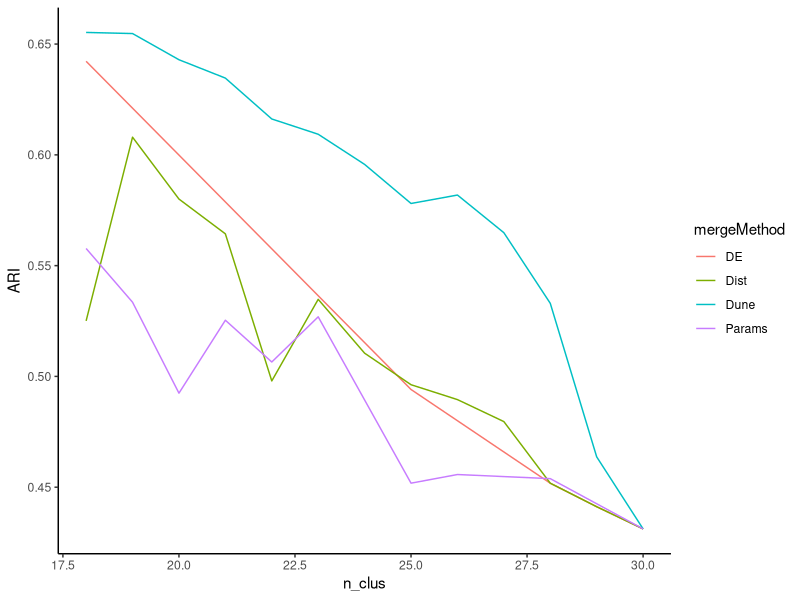
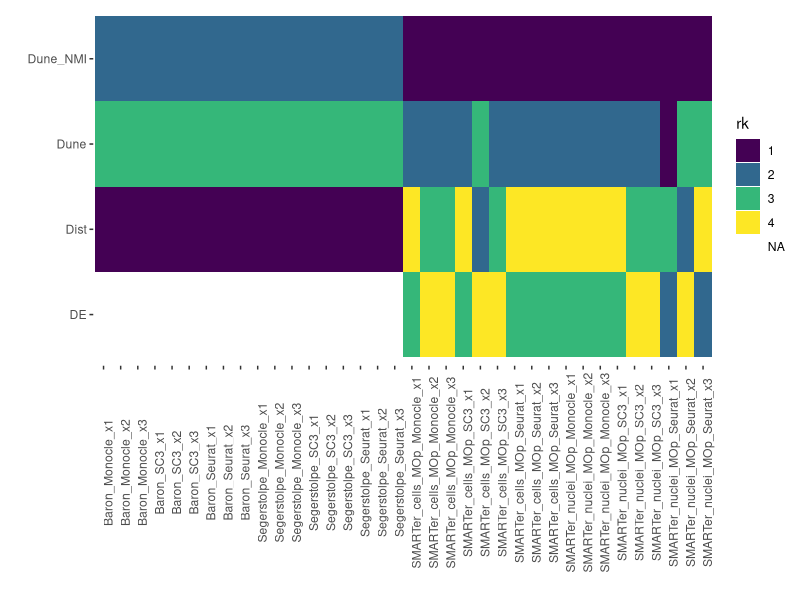
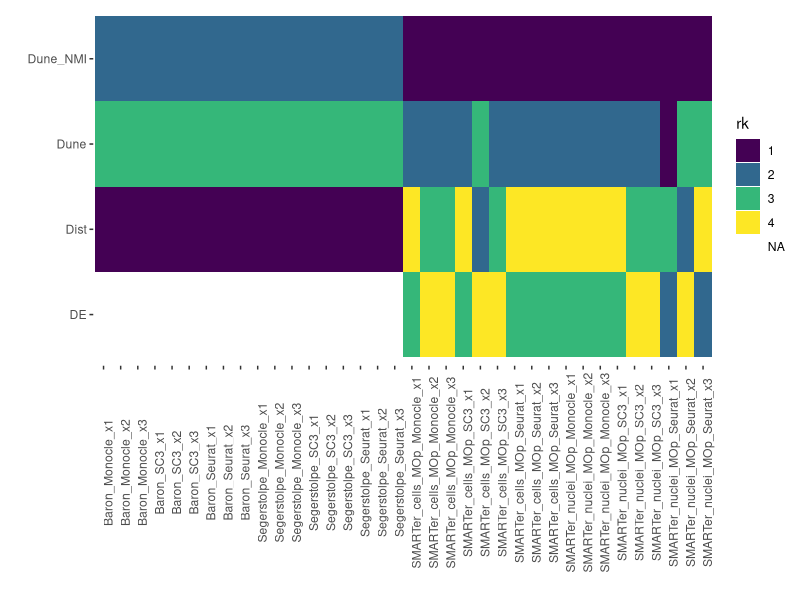
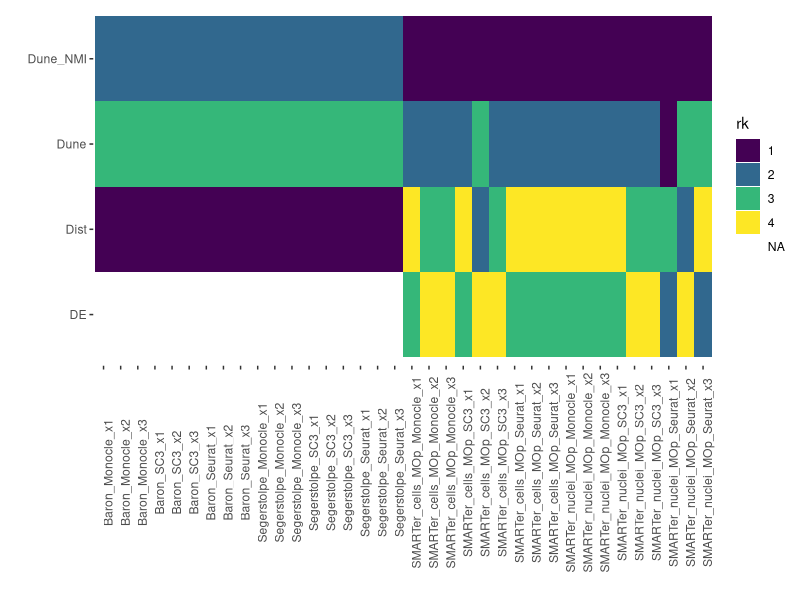

Write R code to recreate these figures, in order.
## ---- chunk 1
library(knitr)
opts_chunk$set(
  fig.pos = "!h", out.extra = "", warning = F, message = F,
  fig.align = "center", echo = F
)
libs <- c("here", "dplyr", "ggplot2", "tidyr", "stringr", "readr", "cowplot",
          "mclust", "RColorBrewer", "purrr", "Dune")
suppressMessages(
  suppressWarnings(sapply(libs, require, character.only = TRUE))
)
rm(libs)
## ---- chunk 2
df <- read.table(here("Figure-ARI", "data", "sc3-comp1.txt"), header = TRUE,
                       stringsAsFactors = FALSE)
ggplot(df, aes(x = n_clus, y = ARI, col = mergeMethod)) +
  geom_line() +
  theme_classic()
## ---- chunk 3
df <- bind_rows(
  "Brain" = read.table(here("Figure-ARI", "data", "Brain.txt"), header = TRUE,
                       stringsAsFactors = FALSE),
  "Pancreas" = read.table(here("Figure-ARI", "data", "Pancreas.txt"),
                          header = TRUE, stringsAsFactors = FALSE)
  ) %>%
  mutate(scenario = paste(dataset, method, comp, sep = "_"))
p <- ggplot(df %>% select(scenario, Merge_method, AUARIC) %>%
              group_by(scenario) %>%
              filter(Merge_method != "Param") %>%
              mutate(rk = dense_rank(desc(AUARIC)),
                     rk = as.character(rk)),
            aes(x = scenario, y = Merge_method, fill = rk)) +
  geom_tile() +
  scale_fill_viridis_d() +
  theme_classic() +
  theme(axis.text.x = element_text(angle = 90),
        axis.line = element_blank()) +
  labs(x = "", y = "")
p
ggsave(plot = p, filename = here("Figure-ARI", "figures", "all_comp.pdf"),
       height = 8)
## ---- chunk 4
p <- ggplot(df %>% select(scenario, Merge_method, AUARIC) %>%
              group_by(scenario) %>%
              # filter(Merge_method != "Param") %>%
              mutate(rk = dense_rank(desc(AUARIC)),
                     rk = as.character(rk)),
            aes(x = scenario, y = Merge_method, fill = rk)) +
  geom_tile() +
  scale_fill_viridis_d() +
  theme_classic() +
  theme(axis.text.x = element_text(angle = 90),
        axis.line = element_blank()) +
  labs(x = "", y = "")
ggsave(plot = p, filename = here("Figure-ARI", "figures", "all_comp_param.pdf"),
       height = 8)
